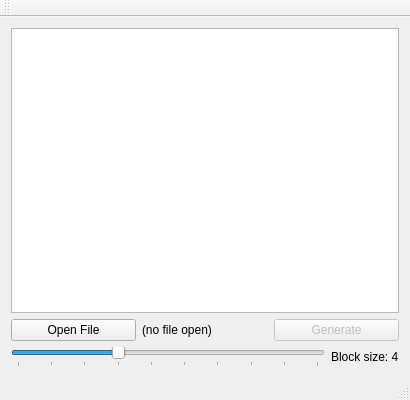
<?xml version="1.0" encoding="UTF-8"?>
<ui version="4.0">
 <class>MarkovUI</class>
 <widget class="QMainWindow" name="MarkovUI">
  <property name="geometry">
   <rect>
    <x>0</x>
    <y>0</y>
    <width>410</width>
    <height>400</height>
   </rect>
  </property>
  <property name="minimumSize">
   <size>
    <width>410</width>
    <height>400</height>
   </size>
  </property>
  <property name="windowTitle">
   <string>MarkovUI</string>
  </property>
  <widget class="QWidget" name="centralWidget">
   <layout class="QVBoxLayout" name="verticalLayout">
    <item>
     <widget class="QTextBrowser" name="textBrowser">
      <property name="font">
       <font>
        <pointsize>10</pointsize>
       </font>
      </property>
     </widget>
    </item>
    <item>
     <layout class="QHBoxLayout" name="horizontalLayout">
      <item>
       <widget class="QPushButton" name="openFile">
        <property name="text">
         <string>Open File</string>
        </property>
       </widget>
      </item>
      <item>
       <widget class="QLabel" name="currFile">
        <property name="font">
         <font>
          <pointsize>9</pointsize>
         </font>
        </property>
        <property name="text">
         <string>(no file open)</string>
        </property>
       </widget>
      </item>
      <item>
       <widget class="QPushButton" name="generatePhrase">
        <property name="enabled">
         <bool>false</bool>
        </property>
        <property name="styleSheet">
         <string notr="true"/>
        </property>
        <property name="text">
         <string>Generate</string>
        </property>
        <property name="flat">
         <bool>false</bool>
        </property>
       </widget>
      </item>
     </layout>
    </item>
    <item>
     <layout class="QHBoxLayout" name="horizontalLayout_2">
      <item>
       <widget class="QSlider" name="countSlider">
        <property name="enabled">
         <bool>true</bool>
        </property>
        <property name="minimum">
         <number>1</number>
        </property>
        <property name="maximum">
         <number>10</number>
        </property>
        <property name="sliderPosition">
         <number>4</number>
        </property>
        <property name="orientation">
         <enum>Qt::Horizontal</enum>
        </property>
        <property name="tickPosition">
         <enum>QSlider::TicksBelow</enum>
        </property>
        <property name="tickInterval">
         <number>1</number>
        </property>
       </widget>
      </item>
      <item>
       <widget class="QLabel" name="countLabel">
        <property name="font">
         <font>
          <pointsize>9</pointsize>
         </font>
        </property>
        <property name="text">
         <string>Block size: 4</string>
        </property>
        <property name="textFormat">
         <enum>Qt::PlainText</enum>
        </property>
       </widget>
      </item>
     </layout>
    </item>
   </layout>
  </widget>
  <widget class="QMenuBar" name="menuBar">
   <property name="geometry">
    <rect>
     <x>0</x>
     <y>0</y>
     <width>410</width>
     <height>26</height>
    </rect>
   </property>
  </widget>
  <widget class="QToolBar" name="mainToolBar">
   <attribute name="toolBarArea">
    <enum>TopToolBarArea</enum>
   </attribute>
   <attribute name="toolBarBreak">
    <bool>false</bool>
   </attribute>
  </widget>
  <widget class="QStatusBar" name="statusBar"/>
 </widget>
 <layoutdefault spacing="6" margin="11"/>
 <resources/>
 <connections/>
</ui>
